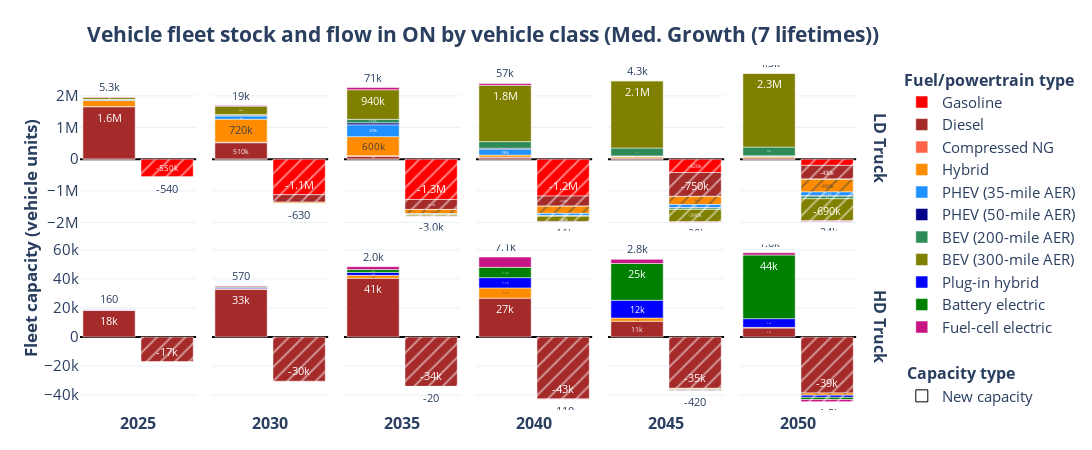

The notebook cell this image was saved under:
### Code cell
plot_capacity_flow(db_variant='medgrowth_life_7', 
                   scenario='medgrowth_life_7',
                   modes=['LD Truck', 'HD Truck'],
                   cap_types=['new capacity', 'retired cap'], 
                #    lifetime_classes='yes',
                   scenario_title='Med. Growth (7 lifetimes)')
